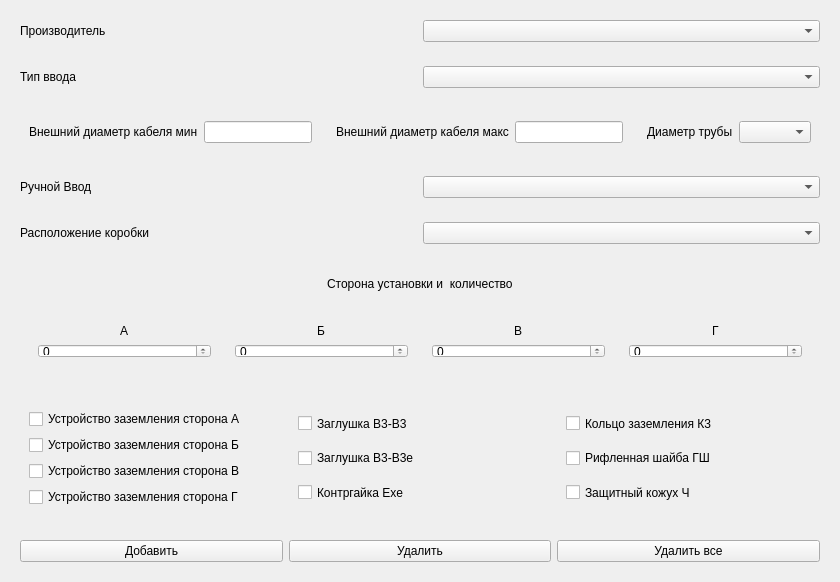
            <widget class="QWidget" name="inputsPage">
             <property name="sizePolicy">
              <sizepolicy hsizetype="Expanding" vsizetype="Expanding">
               <horstretch>0</horstretch>
               <verstretch>0</verstretch>
              </sizepolicy>
             </property>
             <layout class="QVBoxLayout" name="verticalLayout_15">
              <item>
               <widget class="QWidget" name="manufacturerInputsWidget" native="true">
                <property name="sizePolicy">
                 <sizepolicy hsizetype="Expanding" vsizetype="Expanding">
                  <horstretch>0</horstretch>
                  <verstretch>0</verstretch>
                 </sizepolicy>
                </property>
                <layout class="QHBoxLayout" name="horizontalLayout_20">
                 <item>
                  <widget class="QLabel" name="manufacturerInputsLabel">
                   <property name="sizePolicy">
                    <sizepolicy hsizetype="Expanding" vsizetype="Expanding">
                     <horstretch>0</horstretch>
                     <verstretch>0</verstretch>
                    </sizepolicy>
                   </property>
                   <property name="minimumSize">
                    <size>
                     <width>300</width>
                     <height>0</height>
                    </size>
                   </property>
                   <property name="text">
                    <string>Производитель</string>
                   </property>
                  </widget>
                 </item>
                 <item>
                  <widget class="QComboBox" name="manufacturerInputsComboBox">
                   <property name="sizePolicy">
                    <sizepolicy hsizetype="Expanding" vsizetype="Expanding">
                     <horstretch>0</horstretch>
                     <verstretch>0</verstretch>
                    </sizepolicy>
                   </property>
                  </widget>
                 </item>
                </layout>
               </widget>
              </item>
              <item>
               <widget class="QWidget" name="inputtypeWidget" native="true">
                <property name="sizePolicy">
                 <sizepolicy hsizetype="Expanding" vsizetype="Expanding">
                  <horstretch>0</horstretch>
                  <verstretch>0</verstretch>
                 </sizepolicy>
                </property>
                <layout class="QHBoxLayout" name="horizontalLayout_21">
                 <item>
                  <widget class="QLabel" name="inputtypeLabel">
                   <property name="sizePolicy">
                    <sizepolicy hsizetype="Expanding" vsizetype="Expanding">
                     <horstretch>0</horstretch>
                     <verstretch>0</verstretch>
                    </sizepolicy>
                   </property>
                   <property name="minimumSize">
                    <size>
                     <width>300</width>
                     <height>0</height>
                    </size>
                   </property>
                   <property name="text">
                    <string>Тип ввода</string>
                   </property>
                  </widget>
                 </item>
                 <item>
                  <widget class="QComboBox" name="inputtypeComboBox">
                   <property name="sizePolicy">
                    <sizepolicy hsizetype="Expanding" vsizetype="Expanding">
                     <horstretch>0</horstretch>
                     <verstretch>0</verstretch>
                    </sizepolicy>
                   </property>
                  </widget>
                 </item>
                </layout>
               </widget>
              </item>
              <item>
               <widget class="QWidget" name="cableouterdiametrWidget" native="true">
                <property name="sizePolicy">
                 <sizepolicy hsizetype="Expanding" vsizetype="Expanding">
                  <horstretch>0</horstretch>
                  <verstretch>0</verstretch>
                 </sizepolicy>
                </property>
                <layout class="QHBoxLayout" name="horizontalLayout_6">
                 <item>
                  <widget class="QWidget" name="cableminoutWidget" native="true">
                   <property name="sizePolicy">
                    <sizepolicy hsizetype="Expanding" vsizetype="Expanding">
                     <horstretch>0</horstretch>
                     <verstretch>0</verstretch>
                    </sizepolicy>
                   </property>
                   <property name="minimumSize">
                    <size>
                     <width>0</width>
                     <height>0</height>
                    </size>
                   </property>
                   <property name="maximumSize">
                    <size>
                     <width>500</width>
                     <height>16777215</height>
                    </size>
                   </property>
                   <layout class="QHBoxLayout" name="horizontalLayout_5">
                    <item>
                     <widget class="QLabel" name="cableminoutLabel">
                      <property name="sizePolicy">
                       <sizepolicy hsizetype="Expanding" vsizetype="Expanding">
                        <horstretch>0</horstretch>
                        <verstretch>0</verstretch>
                       </sizepolicy>
                      </property>
                      <property name="minimumSize">
                       <size>
                        <width>0</width>
                        <height>0</height>
                       </size>
                      </property>
                      <property name="text">
                       <string>Внешний диаметр кабеля мин</string>
                      </property>
                     </widget>
                    </item>
                    <item>
                     <widget class="QLineEdit" name="cableminoutLineEdit">
                      <property name="sizePolicy">
                       <sizepolicy hsizetype="Expanding" vsizetype="Expanding">
                        <horstretch>0</horstretch>
                        <verstretch>0</verstretch>
                       </sizepolicy>
                      </property>
                     </widget>
                    </item>
                   </layout>
                  </widget>
                 </item>
                 <item>
                  <widget class="QWidget" name="cablemaxoutWidget" native="true">
                   <property name="sizePolicy">
                    <sizepolicy hsizetype="Expanding" vsizetype="Expanding">
                     <horstretch>0</horstretch>
                     <verstretch>0</verstretch>
                    </sizepolicy>
                   </property>
                   <layout class="QHBoxLayout" name="horizontalLayout_4">
                    <item>
                     <widget class="QLabel" name="cablemaxoutLabel">
                      <property name="sizePolicy">
                       <sizepolicy hsizetype="Expanding" vsizetype="Expanding">
                        <horstretch>0</horstretch>
                        <verstretch>0</verstretch>
                       </sizepolicy>
                      </property>
                      <property name="text">
                       <string>Внешний диаметр кабеля макс</string>
                      </property>
                     </widget>
                    </item>
                    <item>
                     <widget class="QLineEdit" name="cablemaxoutLineEdit"/>
                    </item>
                   </layout>
                  </widget>
                 </item>
                 <item>
                  <widget class="QWidget" name="tupeandmetalhoseWidget" native="true">
                   <property name="enabled">
                    <bool>true</bool>
                   </property>
                   <property name="minimumSize">
                    <size>
                     <width>0</width>
                     <height>0</height>
                    </size>
                   </property>
                   <property name="maximumSize">
                    <size>
                     <width>1666666</width>
                     <height>1666666</height>
                    </size>
                   </property>
                   <layout class="QHBoxLayout" name="horizontalLayout_7">
                    <item>
                     <widget class="QLabel" name="tupeandmetalhoseLabel">
                      <property name="sizePolicy">
                       <sizepolicy hsizetype="MinimumExpanding" vsizetype="Expanding">
                        <horstretch>0</horstretch>
                        <verstretch>0</verstretch>
                       </sizepolicy>
                      </property>
                      <property name="text">
                       <string>Диаметр трубы</string>
                      </property>
                     </widget>
                    </item>
                    <item>
                     <widget class="QComboBox" name="tupeandmetalhoseComboBox">
                      <property name="sizePolicy">
                       <sizepolicy hsizetype="Expanding" vsizetype="Expanding">
                        <horstretch>0</horstretch>
                        <verstretch>0</verstretch>
                       </sizepolicy>
                      </property>
                     </widget>
                    </item>
                   </layout>
                  </widget>
                 </item>
                </layout>
               </widget>
              </item>
              <item>
               <widget class="QWidget" name="handwrite_inputspage" native="true">
                <property name="sizePolicy">
                 <sizepolicy hsizetype="Expanding" vsizetype="Expanding">
                  <horstretch>0</horstretch>
                  <verstretch>0</verstretch>
                 </sizepolicy>
                </property>
                <layout class="QHBoxLayout" name="horizontalLayout_8">
                 <item>
                  <widget class="QLabel" name="handwrite_inputspageLabel">
                   <property name="sizePolicy">
                    <sizepolicy hsizetype="Expanding" vsizetype="Minimum">
                     <horstretch>0</horstretch>
                     <verstretch>0</verstretch>
                    </sizepolicy>
                   </property>
                   <property name="text">
                    <string>Ручной Ввод</string>
                   </property>
                  </widget>
                 </item>
                 <item>
                  <widget class="QComboBox" name="handwrite_inputspageComboBox">
                   <property name="sizePolicy">
                    <sizepolicy hsizetype="Expanding" vsizetype="Expanding">
                     <horstretch>0</horstretch>
                     <verstretch>0</verstretch>
                    </sizepolicy>
                   </property>
                  </widget>
                 </item>
                </layout>
               </widget>
              </item>
              <item>
               <widget class="QWidget" name="boxlocationWidget" native="true">
                <property name="enabled">
                 <bool>true</bool>
                </property>
                <property name="sizePolicy">
                 <sizepolicy hsizetype="Expanding" vsizetype="Expanding">
                  <horstretch>0</horstretch>
                  <verstretch>0</verstretch>
                 </sizepolicy>
                </property>
                <layout class="QHBoxLayout" name="horizontalLayout_23">
                 <item>
                  <widget class="QLabel" name="boxlocationLabel">
                   <property name="sizePolicy">
                    <sizepolicy hsizetype="Expanding" vsizetype="Preferred">
                     <horstretch>0</horstretch>
                     <verstretch>0</verstretch>
                    </sizepolicy>
                   </property>
                   <property name="minimumSize">
                    <size>
                     <width>300</width>
                     <height>0</height>
                    </size>
                   </property>
                   <property name="text">
                    <string>Расположение коробки</string>
                   </property>
                  </widget>
                 </item>
                 <item>
                  <widget class="QComboBox" name="boxlocationComboBox">
                   <property name="sizePolicy">
                    <sizepolicy hsizetype="Expanding" vsizetype="Expanding">
                     <horstretch>0</horstretch>
                     <verstretch>0</verstretch>
                    </sizepolicy>
                   </property>
                  </widget>
                 </item>
                </layout>
               </widget>
              </item>
              <item>
               <widget class="QWidget" name="siteforinstalWidget" native="true">
                <property name="sizePolicy">
                 <sizepolicy hsizetype="Expanding" vsizetype="Expanding">
                  <horstretch>0</horstretch>
                  <verstretch>0</verstretch>
                 </sizepolicy>
                </property>
                <layout class="QVBoxLayout" name="VL_siteforinstalWidget">
                 <item>
                  <widget class="QWidget" name="siteforinstalWidget2" native="true">
                   <property name="sizePolicy">
                    <sizepolicy hsizetype="Expanding" vsizetype="Expanding">
                     <horstretch>0</horstretch>
                     <verstretch>0</verstretch>
                    </sizepolicy>
                   </property>
                   <property name="minimumSize">
                    <size>
                     <width>30</width>
                     <height>30</height>
                    </size>
                   </property>
                   <property name="layoutDirection">
                    <enum>Qt::LeftToRight</enum>
                   </property>
                   <layout class="QHBoxLayout" name="horizontalLayout_26">
                    <item alignment="Qt::AlignHCenter">
                     <widget class="QLabel" name="siteforinstalLabel">
                      <property name="sizePolicy">
                       <sizepolicy hsizetype="Expanding" vsizetype="Expanding">
                        <horstretch>0</horstretch>
                        <verstretch>0</verstretch>
                       </sizepolicy>
                      </property>
                      <property name="text">
                       <string>Сторона установки и  количество</string>
                      </property>
                     </widget>
                    </item>
                   </layout>
                  </widget>
                 </item>
                 <item>
                  <widget class="QWidget" name="siteforinstalWidget3" native="true">
                   <property name="sizePolicy">
                    <sizepolicy hsizetype="Expanding" vsizetype="Expanding">
                     <horstretch>0</horstretch>
                     <verstretch>0</verstretch>
                    </sizepolicy>
                   </property>
                   <property name="minimumSize">
                    <size>
                     <width>0</width>
                     <height>0</height>
                    </size>
                   </property>
                   <property name="maximumSize">
                    <size>
                     <width>16777215</width>
                     <height>70</height>
                    </size>
                   </property>
                   <layout class="QHBoxLayout" name="horizontalLayout_25">
                    <item>
                     <widget class="QWidget" name="siteAWidget" native="true">
                      <property name="sizePolicy">
                       <sizepolicy hsizetype="Expanding" vsizetype="Expanding">
                        <horstretch>0</horstretch>
                        <verstretch>0</verstretch>
                       </sizepolicy>
                      </property>
                      <layout class="QVBoxLayout" name="verticalLayout_16">
                       <item alignment="Qt::AlignHCenter">
                        <widget class="QLabel" name="siteALabel">
                         <property name="sizePolicy">
                          <sizepolicy hsizetype="Expanding" vsizetype="Expanding">
                           <horstretch>0</horstretch>
                           <verstretch>0</verstretch>
                          </sizepolicy>
                         </property>
                         <property name="text">
                          <string>А</string>
                         </property>
                        </widget>
                       </item>
                       <item>
                        <widget class="QSpinBox" name="siteASpinBox">
                         <property name="sizePolicy">
                          <sizepolicy hsizetype="Expanding" vsizetype="Expanding">
                           <horstretch>0</horstretch>
                           <verstretch>0</verstretch>
                          </sizepolicy>
                         </property>
                        </widget>
                       </item>
                      </layout>
                     </widget>
                    </item>
                    <item>
                     <widget class="QWidget" name="siteBWidget" native="true">
                      <property name="sizePolicy">
                       <sizepolicy hsizetype="Expanding" vsizetype="Expanding">
                        <horstretch>0</horstretch>
                        <verstretch>0</verstretch>
                       </sizepolicy>
                      </property>
                      <layout class="QVBoxLayout" name="verticalLayout_17">
                       <item alignment="Qt::AlignHCenter">
                        <widget class="QLabel" name="siteBLabel">
                         <property name="sizePolicy">
                          <sizepolicy hsizetype="Expanding" vsizetype="Expanding">
                           <horstretch>0</horstretch>
                           <verstretch>0</verstretch>
                          </sizepolicy>
                         </property>
                         <property name="text">
                          <string>Б</string>
                         </property>
                        </widget>
                       </item>
                       <item>
                        <widget class="QSpinBox" name="siteBSpinBox">
                         <property name="sizePolicy">
                          <sizepolicy hsizetype="Expanding" vsizetype="Expanding">
                           <horstretch>0</horstretch>
                           <verstretch>0</verstretch>
                          </sizepolicy>
                         </property>
                        </widget>
                       </item>
                      </layout>
                     </widget>
                    </item>
                    <item>
                     <widget class="QWidget" name="siteVWidget" native="true">
                      <property name="sizePolicy">
                       <sizepolicy hsizetype="Expanding" vsizetype="Expanding">
                        <horstretch>0</horstretch>
                        <verstretch>0</verstretch>
                       </sizepolicy>
                      </property>
                      <layout class="QVBoxLayout" name="verticalLayout_18">
                       <item alignment="Qt::AlignHCenter">
                        <widget class="QLabel" name="siteVLabel">
                         <property name="sizePolicy">
                          <sizepolicy hsizetype="Expanding" vsizetype="Expanding">
                           <horstretch>0</horstretch>
                           <verstretch>0</verstretch>
                          </sizepolicy>
                         </property>
                         <property name="text">
                          <string>В</string>
                         </property>
                        </widget>
                       </item>
                       <item>
                        <widget class="QSpinBox" name="siteVSpinBox">
                         <property name="sizePolicy">
                          <sizepolicy hsizetype="Expanding" vsizetype="Expanding">
                           <horstretch>0</horstretch>
                           <verstretch>0</verstretch>
                          </sizepolicy>
                         </property>
                        </widget>
                       </item>
                      </layout>
                     </widget>
                    </item>
                    <item>
                     <widget class="QWidget" name="siteGWidget" native="true">
                      <property name="sizePolicy">
                       <sizepolicy hsizetype="Expanding" vsizetype="Expanding">
                        <horstretch>0</horstretch>
                        <verstretch>0</verstretch>
                       </sizepolicy>
                      </property>
                      <layout class="QVBoxLayout" name="verticalLayout_19">
                       <item alignment="Qt::AlignHCenter">
                        <widget class="QLabel" name="siteGLabel">
                         <property name="sizePolicy">
                          <sizepolicy hsizetype="Expanding" vsizetype="Expanding">
                           <horstretch>0</horstretch>
                           <verstretch>0</verstretch>
                          </sizepolicy>
                         </property>
                         <property name="text">
                          <string>Г</string>
                         </property>
                        </widget>
                       </item>
                       <item>
                        <widget class="QSpinBox" name="siteGSpinBox">
                         <property name="sizePolicy">
                          <sizepolicy hsizetype="Expanding" vsizetype="Expanding">
                           <horstretch>0</horstretch>
                           <verstretch>0</verstretch>
                          </sizepolicy>
                         </property>
                        </widget>
                       </item>
                      </layout>
                     </widget>
                    </item>
                   </layout>
                  </widget>
                 </item>
                </layout>
               </widget>
              </item>
              <item>
               <widget class="QWidget" name="additionalcomponentWidget" native="true">
                <property name="sizePolicy">
                 <sizepolicy hsizetype="Expanding" vsizetype="Expanding">
                  <horstretch>0</horstretch>
                  <verstretch>0</verstretch>
                 </sizepolicy>
                </property>
                <layout class="QHBoxLayout" name="horizontalLayout_27">
                 <item>
                  <widget class="QWidget" name="additionalcomponentWidget1" native="true">
                   <property name="sizePolicy">
                    <sizepolicy hsizetype="Expanding" vsizetype="Expanding">
                     <horstretch>0</horstretch>
                     <verstretch>0</verstretch>
                    </sizepolicy>
                   </property>
                   <layout class="QVBoxLayout" name="verticalLayout_23">
                    <item>
                     <widget class="QCheckBox" name="ground_equipment_A">
                      <property name="text">
                       <string>Устройство заземления сторона А</string>
                      </property>
                      <property name="checked">
                       <bool>false</bool>
                      </property>
                     </widget>
                    </item>
                    <item>
                     <widget class="QCheckBox" name="ground_equipment_B">
                      <property name="text">
                       <string>Устройство заземления сторона Б</string>
                      </property>
                     </widget>
                    </item>
                    <item>
                     <widget class="QCheckBox" name="ground_equipment_V">
                      <property name="text">
                       <string>Устройство заземления сторона В</string>
                      </property>
                     </widget>
                    </item>
                    <item>
                     <widget class="QCheckBox" name="ground_equipment_G">
                      <property name="text">
                       <string>Устройство заземления сторона Г</string>
                      </property>
                     </widget>
                    </item>
                   </layout>
                  </widget>
                 </item>
                 <item>
                  <widget class="QWidget" name="additionalcomponentWidget2" native="true">
                   <property name="sizePolicy">
                    <sizepolicy hsizetype="Expanding" vsizetype="Expanding">
                     <horstretch>0</horstretch>
                     <verstretch>0</verstretch>
                    </sizepolicy>
                   </property>
                   <layout class="QVBoxLayout" name="verticalLayout_22">
                    <item>
                     <widget class="QCheckBox" name="V3V3">
                      <property name="sizePolicy">
                       <sizepolicy hsizetype="Expanding" vsizetype="Expanding">
                        <horstretch>0</horstretch>
                        <verstretch>0</verstretch>
                       </sizepolicy>
                      </property>
                      <property name="text">
                       <string>Заглушка В3-В3</string>
                      </property>
                     </widget>
                    </item>
                    <item>
                     <widget class="QCheckBox" name="V3V3e">
                      <property name="sizePolicy">
                       <sizepolicy hsizetype="Expanding" vsizetype="Expanding">
                        <horstretch>0</horstretch>
                        <verstretch>0</verstretch>
                       </sizepolicy>
                      </property>
                      <property name="text">
                       <string>Заглушка В3-В3е</string>
                      </property>
                     </widget>
                    </item>
                    <item>
                     <widget class="QCheckBox" name="kontrgaika">
                      <property name="sizePolicy">
                       <sizepolicy hsizetype="Expanding" vsizetype="Expanding">
                        <horstretch>0</horstretch>
                        <verstretch>0</verstretch>
                       </sizepolicy>
                      </property>
                      <property name="text">
                       <string>Контргайка Exe</string>
                      </property>
                     </widget>
                    </item>
                   </layout>
                  </widget>
                 </item>
                 <item>
                  <widget class="QWidget" name="additionalcomponentWidget3" native="true">
                   <property name="sizePolicy">
                    <sizepolicy hsizetype="Expanding" vsizetype="Expanding">
                     <horstretch>0</horstretch>
                     <verstretch>0</verstretch>
                    </sizepolicy>
                   </property>
                   <layout class="QVBoxLayout" name="verticalLayout_21">
                    <item>
                     <widget class="QCheckBox" name="K3">
                      <property name="sizePolicy">
                       <sizepolicy hsizetype="Expanding" vsizetype="Expanding">
                        <horstretch>0</horstretch>
                        <verstretch>0</verstretch>
                       </sizepolicy>
                      </property>
                      <property name="text">
                       <string>Кольцо заземления К3</string>
                      </property>
                     </widget>
                    </item>
                    <item>
                     <widget class="QCheckBox" name="GSH">
                      <property name="sizePolicy">
                       <sizepolicy hsizetype="Expanding" vsizetype="Expanding">
                        <horstretch>0</horstretch>
                        <verstretch>0</verstretch>
                       </sizepolicy>
                      </property>
                      <property name="text">
                       <string>Рифленная шайба ГШ</string>
                      </property>
                     </widget>
                    </item>
                    <item>
                     <widget class="QCheckBox" name="CH">
                      <property name="sizePolicy">
                       <sizepolicy hsizetype="Expanding" vsizetype="Expanding">
                        <horstretch>0</horstretch>
                        <verstretch>0</verstretch>
                       </sizepolicy>
                      </property>
                      <property name="text">
                       <string>Защитный кожух Ч</string>
                      </property>
                     </widget>
                    </item>
                   </layout>
                  </widget>
                 </item>
                </layout>
               </widget>
              </item>
              <item>
               <widget class="QWidget" name="adddeletebuttonWidget" native="true">
                <property name="sizePolicy">
                 <sizepolicy hsizetype="Expanding" vsizetype="Expanding">
                  <horstretch>0</horstretch>
                  <verstretch>0</verstretch>
                 </sizepolicy>
                </property>
                <layout class="QHBoxLayout" name="horizontalLayout_28">
                 <item>
                  <widget class="QPushButton" name="addButton">
                   <property name="sizePolicy">
                    <sizepolicy hsizetype="Expanding" vsizetype="Expanding">
                     <horstretch>0</horstretch>
                     <verstretch>0</verstretch>
                    </sizepolicy>
                   </property>
                   <property name="text">
                    <string>Добавить</string>
                   </property>
                  </widget>
                 </item>
                 <item>
                  <widget class="QPushButton" name="deletelastButton">
                   <property name="sizePolicy">
                    <sizepolicy hsizetype="Expanding" vsizetype="Expanding">
                     <horstretch>0</horstretch>
                     <verstretch>0</verstretch>
                    </sizepolicy>
                   </property>
                   <property name="text">
                    <string>Удалить</string>
                   </property>
                  </widget>
                 </item>
                 <item>
                  <widget class="QPushButton" name="deleteallButton">
                   <property name="sizePolicy">
                    <sizepolicy hsizetype="Expanding" vsizetype="Expanding">
                     <horstretch>0</horstretch>
                     <verstretch>0</verstretch>
                    </sizepolicy>
                   </property>
                   <property name="text">
                    <string>Удалить все</string>
                   </property>
                  </widget>
                 </item>
                </layout>
               </widget>
              </item>
             </layout>
            </widget>
